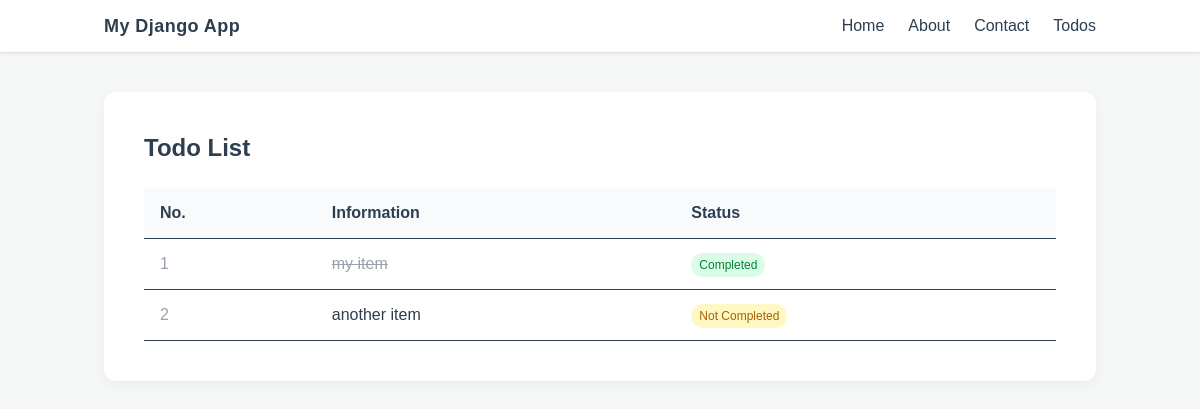
/todos/, run on an earlier commit of the app's database.
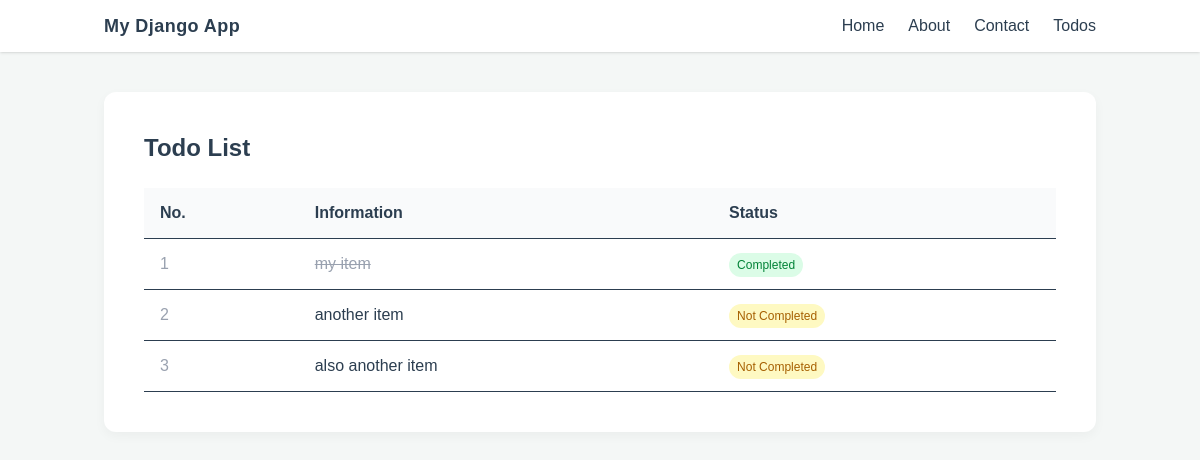
And on a later commit of the database.
### myapp/models.py (models this page shows)
class TodoItem(models.Model):
    title = models.CharField(max_length=200)
    completed = models.BooleanField(default=False)

### myapp/views.py (the view)
# urls.py: path("todos/", views.todos, name="todos"),
def todos(request):
    items = TodoItem.objects.all()
    return render(request, "todos.html", {"todos": items})

### myapp/templates/todos.html (shortened to what this page needs)
{% extends 'base.html' %}
{% block content %}
<h1 class="text-2xl font-bold mb-6">Todo List</h1>
<table class="w-full text-left border-collapse">
    <thead>
        <tr class="border-b bg-gray-50">
            <th class="py-3 px-4 font-semibold">No.</th>
            <th class="py-3 px-4 font-semibold">Information</th>
            <th class="py-3 px-4 font-semibold">Status</th>
        </tr>
    </thead>
    <tbody>
        {% for todo in todos %}
        <tr class="border-b hover:bg-gray-50">
            <td class="py-3 px-4 text-gray-400">{{ forloop.counter }}</td>
            <td class="py-3 px-4 {% if todo.completed %}line-through text-gray-400{% endif %}">
                {{ todo.title }}
            </td>
            <td class="py-3 px-4">
                {% if todo.completed %}
                    <span class="inline-block px-2 py-1 text-xs font-medium bg-green-100 text-green-700 rounded-full">
                        Completed
                    </span>
                {% else %}
                    <span class="inline-block px-2 py-1 text-xs font-medium bg-yellow-100 text-yellow-700 rounded-full">
                        Not Completed
                    </span>
                {% endif %}
            </td>
        </tr>
        {% empty %}
        <tr>
            <td colspan="3" class="py-6 px-4 text-center text-gray-400">Belum ada todo.</td>
        </tr>
        {% endfor %}
    </tbody>
</table>
{% endblock %}

### myapp/templates/base.html (shortened to what this page needs)
{% load static %}
<!DOCTYPE html>
<html lang="en">
  <head>
    <link href="{% static 'css/output.css' %}" rel="stylesheet" />
  </head>
  <body class="bg-bg text-text-main antialiased" hx-boost="true">
    <nav class="bg-card shadow-sm py-3" x-data="{ open: false }">
      <div class="container mx-auto px-4 flex items-center justify-between">
        <a href="#" class="font-bold tracking-wide text-lg text-text-main">My Django App</a>
        <ul class="hidden lg:flex gap-6">
          <li><a href="{% url 'home' %}" class="font-medium hover:text-blue-600 transition-colors">Home</a></li>
          <li><a href="{% url 'about' %}" class="font-medium hover:text-blue-600 transition-colors">About</a></li>
          <li><a href="{% url 'contact' %}" class="font-medium hover:text-blue-600 transition-colors">Contact</a></li>
          <li><a href="{% url 'todos' %}" class="font-medium hover:text-blue-600 transition-colors">Todos</a></li>
        </ul>
      </div>
    </nav>
    <main class="container mx-auto px-4">
      <div class="bg-card rounded-xl p-10 shadow-[0_4px_12px_rgba(0,0,0,0.04)] my-10 leading-relaxed">
        {% block content %}{% endblock %}
      </div>
    </main>
  </body>
</html>

### myapp/templates/base.html (style rules this page uses)
body { font-family: 'Century Gothic', CenturyGothic, AppleGothic, sans-serif; }

What changed in the data, as far as the page shows it:
added TodoItem: title "also another item", completed "Not Completed"
